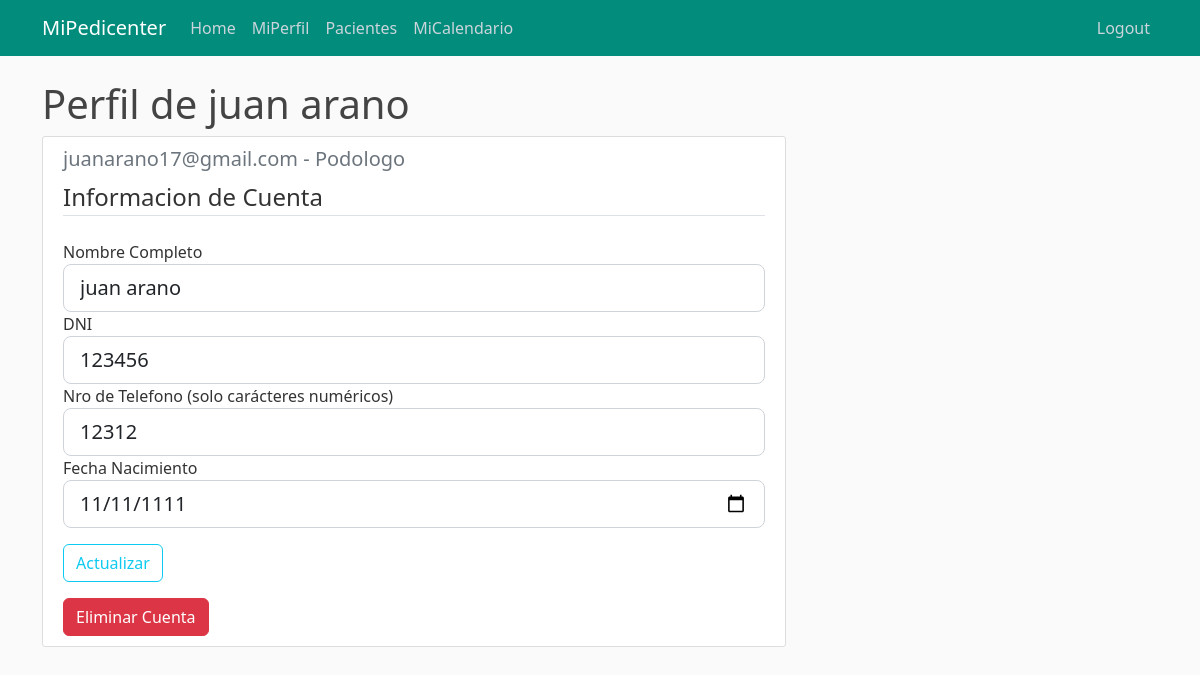
The page /mi-perfil (signed in) on the database its author committed.
### appmipedicenter/models.py (models this page shows, shortened)
class Empleado(db.Model, UserMixin):
        id = db.Column(db.String, primary_key=True) # Es E-mail
        dni = db.Column(db.Integer, unique=True, nullable=False)
        username = db.Column(db.String, nullable=False)
        fecha_nacimiento = db.Column(db.Date, nullable=False)
        telefono = db.Column(db.Integer, nullable=False)
        password = db.Column(db.String, nullable=False)
        id_tipo = db.Column(db.Integer, db.ForeignKey('tipoempleado.id_tipo'), nullable=False)
        historia_clinica = db.relationship('Historiaclinica', backref='Escritor', lazy=True)
        turno = db.relationship('Turno', backref='Podologo', lazy=True)

class Tipoempleado(db.Model):
        id_tipo = db.Column(db.Integer, primary_key=True)
        nombre = db.Column(db.String, nullable=False)
        descripcion = db.Column(db.String, nullable=True, default='')
        empleado = db.relationship('Empleado', backref='Tipo', lazy=True)

### appmipedicenter/empleado/routes.py (the view)
@empleado.route("/mi-perfil", methods=['GET','POST'])
@login_required
def mi_perfil():
        cuenta_tipo = Tipoempleado.query.filter_by(id_tipo = current_user.id_tipo).first()
        form = UpdateAccountForm()
        if form.validate_on_submit():
                current_user.username= form.username.data
                current_user.dni= form.dni.data
                current_user.telefono= form.telefono.data
                current_user.fecha_nacimiento= form.fecha_nacimiento.data
                db.session.commit()
                flash('Los datos de tu cuenta han sido actualizados.', 'success')
                return redirect(url_for('empleado.mi_perfil'))
        elif request.method=='GET':
                form.username.data = current_user.username
                form.dni.data = current_user.dni
                form.telefono.data = current_user.telefono
                form.fecha_nacimiento.data = current_user.fecha_nacimiento
        return render_template('mi_perfil.html', title="MiPerfil", form=form, cuenta_tipo = cuenta_tipo)

### appmipedicenter/empleado/forms.py (shortened to what this page needs)
class UpdateAccountForm(FlaskForm):
    username = StringField('Nombre Completo', validators=[DataRequired()])
    dni = IntegerField('DNI', validators=[DataRequired()])
    fecha_nacimiento = DateField('Fecha Nacimiento', validators=[DataRequired()])
    telefono = IntegerField('Nro de Telefono (solo carácteres numéricos)', validators=[DataRequired()])
    submit = SubmitField('Actualizar')

### appmipedicenter/models.py (called while the page is built)
@login_manager.user_loader
def load_user(empleado_id):
        return Empleado.query.get(empleado_id)

### appmipedicenter/templates/mi_perfil.html (shortened to what this page needs)
{% extends "layout.html" %}
{% block content %}
    <h1>Perfil de {{ current_user.username }}</h1>
    <div class="content-section col-md-8">
        <div class="media">
            <div class="media-body">
                <h5 class="text-secondary"> {{ current_user.id }} - {{ cuenta_tipo.nombre }}</h5>
            </div>
        </div>
        <form method="POST" action="" enctype="multipart/form-data">
            <fieldset class="form-group">
                <legend class="border-bottom mb-4">Informacion de Cuenta</legend>
                <div class="form-group">
                    {{ form.username.label(class="form-control-label") }}
                    {% if form.username.errors %}
                        {{ form.username(class="form-control form-control-lg is-invalid") }}
                        <div class="invalid-feedback">
                            {% for error in form.username.errors %}
                                <span>{{ error }}</span>
                            {% endfor %}
                        </div>
                    {% else %}
                        {{ form.username(class="form-control form-control-lg") }}
                    {% endif %}
                </div>
                <div class="form-group">
                    {{ form.dni.label(class="form-control-label") }}
                    {% if form.dni.errors %}
                        {{ form.dni(class="form-control form-control-lg is-invalid") }}
                        <div class="invalid-feedback">
                            {% for error in form.dni.errors %}
                                <span>{{ error }}</span>
                            {% endfor %}
                        </div>
                    {% else %}
                        {{ form.dni(class="form-control form-control-lg") }}
                    {% endif %}
                </div>
                <div class="form-group">
                    {{ form.telefono.label(class="form-control-label") }}
                    {% if form.telefono.errors %}
                        {{ form.telefono(class="form-control form-control-lg is-invalid") }}
                        <div class="invalid-feedback">
                            {% for error in form.telefono.errors %}
                                <span>{{ error }}</span>
                            {% endfor %}
                        </div>
                    {% else %}
                        {{ form.telefono(class="form-control form-control-lg") }}
                    {% endif %}
                </div>
                <div class="form-group">
                    {{ form.fecha_nacimiento.label(class="form-control-label") }}
                    {% if form.fecha_nacimiento.errors %}
                        {{ form.fecha_nacimiento(class="form-control form-control-lg is-invalid") }}
                        <div class="invalid-feedback">
                            {% for error in form.fecha_nacimiento.errors %}
                                <span>{{ error }}</span>
                            {% endfor %}
                        </div>
                    {% else %}
                        {{ form.fecha_nacimiento(class="form-control form-control-lg") }}
                    {% endif %}
                </div>
            </fieldset>
            <div class="form-group">
                {{ form.submit(class="btn btn-outline-info") }}
            </div>
        </form>
        <form action="{{ url_for('empleado.eliminar_cuenta', id = current_user.id) }}" method="POST">
            <input class="btn btn-danger" type="submit" value="Eliminar Cuenta">
        </form>
    </div>
{% endblock content %}

### appmipedicenter/static/css/main.css (style rules this page uses)
body { background: #fafafa; color: #333333; margin-top: 5rem; }
h1, h2, h3, h4, h5, h6 { color: #444444; }
.content-section { background: #ffffff; padding: 10px 20px; border: 1px solid #dddddd; border-radius: 3px; margin-bottom: 20px; }
:root { --fc-daygrid-event-dot-width: 8px; }
:root { --fc-list-event-dot-width: 10px; --fc-list-event-hover-bg-color: #f5f5f5; }

### rows shown on the page
Empleado: username "juan arano", id "juanarano17@gmail.com", dni "123456", telefono "12312", fecha_nacimiento "11/11/1111"
Tipoempleado: nombre "Podologo"
